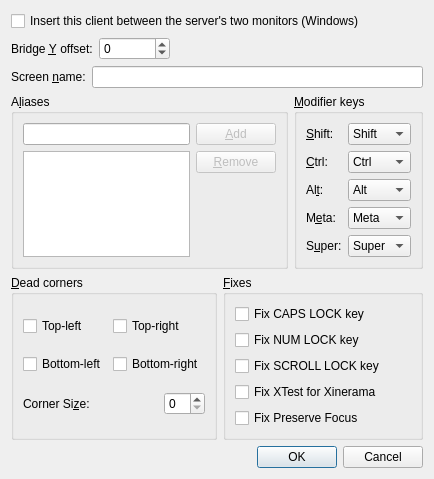
<?xml version="1.0" encoding="UTF-8"?>
<ui version="4.0">
 <class>ScreenSettingsDialog</class>
 <widget class="QDialog" name="ScreenSettingsDialog">
  <property name="geometry">
   <rect>
    <x>0</x>
    <y>0</y>
    <width>434</width>
    <height>437</height>
   </rect>
  </property>
  <property name="windowTitle">
   <string>Screen Settings</string>
  </property>
  <layout class="QVBoxLayout">
   <item>
    <widget class="QCheckBox" name="m_pCheckBoxMonitorBridge">
     <property name="text">
      <string>Insert this client between the server's two monitors (Windows)</string>
     </property>
     <property name="toolTip">
      <string>Select exactly one remote client. With two horizontal server monitors, their inner edges lead to this client. With three local monitors, normal routing is used. No client update is needed.</string>
     </property>
    </widget>
   </item>
   <item>
    <layout class="QHBoxLayout">
     <item>
      <widget class="QLabel" name="label_MonitorBridgeYOffset">
       <property name="text">
        <string>Bridge &amp;Y offset:</string>
       </property>
       <property name="buddy">
        <cstring>m_pSpinBoxMonitorBridgeYOffset</cstring>
       </property>
      </widget>
     </item>
     <item>
      <widget class="QSpinBox" name="m_pSpinBoxMonitorBridgeYOffset">
       <property name="toolTip">
        <string>Vertical alignment between this client's seam and the server's monitor seam. Positive values mean this client's top edge sits lower relative to the server's virtual desktop; negative values mean it sits higher. 0 (default) places this client top edge at server-global Y=0; it does not automatically align monitor tops. Values are in pixels.</string>
       </property>
       <property name="minimum">
        <number>-2147483648</number>
       </property>
       <property name="maximum">
        <number>2147483647</number>
       </property>
      </widget>
     </item>
     <item>
      <spacer>
       <property name="orientation">
        <enum>Qt::Horizontal</enum>
       </property>
       <property name="sizeHint" stdset="0">
        <size>
         <width>40</width>
         <height>20</height>
        </size>
       </property>
      </spacer>
     </item>
    </layout>
   </item>
   <item>
    <layout class="QHBoxLayout">
     <item>
      <widget class="QLabel" name="label_7">
       <property name="text">
        <string>Screen &amp;name:</string>
       </property>
       <property name="buddy">
        <cstring>m_pLineEditName</cstring>
       </property>
      </widget>
     </item>
     <item>
      <widget class="QLineEdit" name="m_pLineEditName"/>
     </item>
    </layout>
   </item>
   <item>
    <layout class="QHBoxLayout">
     <item>
      <widget class="QGroupBox" name="m_pGroupAliases">
       <property name="enabled">
        <bool>true</bool>
       </property>
       <property name="title">
        <string>A&amp;liases</string>
       </property>
       <property name="checked">
        <bool>false</bool>
       </property>
       <layout class="QGridLayout">
        <item row="0" column="0">
         <widget class="QLineEdit" name="m_pLineEditAlias"/>
        </item>
        <item row="0" column="1">
         <widget class="QPushButton" name="m_pButtonAddAlias">
          <property name="enabled">
           <bool>false</bool>
          </property>
          <property name="text">
           <string>&amp;Add</string>
          </property>
         </widget>
        </item>
        <item row="1" column="0" rowspan="2">
         <widget class="QListWidget" name="m_pListAliases">
          <property name="selectionMode">
           <enum>QAbstractItemView::ExtendedSelection</enum>
          </property>
         </widget>
        </item>
        <item row="1" column="1">
         <widget class="QPushButton" name="m_pButtonRemoveAlias">
          <property name="enabled">
           <bool>false</bool>
          </property>
          <property name="text">
           <string>&amp;Remove</string>
          </property>
         </widget>
        </item>
        <item row="2" column="1">
         <spacer>
          <property name="orientation">
           <enum>Qt::Vertical</enum>
          </property>
          <property name="sizeHint" stdset="0">
           <size>
            <width>20</width>
            <height>126</height>
           </size>
          </property>
         </spacer>
        </item>
       </layout>
      </widget>
     </item>
     <item>
      <widget class="QGroupBox" name="m_pGroupModifiers">
       <property name="title">
        <string>&amp;Modifier keys</string>
       </property>
       <property name="checked">
        <bool>false</bool>
       </property>
       <layout class="QGridLayout">
        <item row="0" column="0">
         <widget class="QLabel" name="label_2">
          <property name="text">
           <string>&amp;Shift:</string>
          </property>
          <property name="buddy">
           <cstring>m_pComboBoxShift</cstring>
          </property>
         </widget>
        </item>
        <item row="0" column="1">
         <widget class="QComboBox" name="m_pComboBoxShift">
          <item>
           <property name="text">
            <string>Shift</string>
           </property>
          </item>
          <item>
           <property name="text">
            <string>Ctrl</string>
           </property>
          </item>
          <item>
           <property name="text">
            <string>Alt</string>
           </property>
          </item>
          <item>
           <property name="text">
            <string>Meta</string>
           </property>
          </item>
          <item>
           <property name="text">
            <string>Super</string>
           </property>
          </item>
          <item>
           <property name="text">
            <string>None</string>
           </property>
          </item>
         </widget>
        </item>
        <item row="1" column="0">
         <widget class="QLabel" name="label_3">
          <property name="text">
           <string>&amp;Ctrl:</string>
          </property>
          <property name="buddy">
           <cstring>m_pComboBoxCtrl</cstring>
          </property>
         </widget>
        </item>
        <item row="1" column="1">
         <widget class="QComboBox" name="m_pComboBoxCtrl">
          <property name="currentIndex">
           <number>1</number>
          </property>
          <item>
           <property name="text">
            <string>Shift</string>
           </property>
          </item>
          <item>
           <property name="text">
            <string>Ctrl</string>
           </property>
          </item>
          <item>
           <property name="text">
            <string>Alt</string>
           </property>
          </item>
          <item>
           <property name="text">
            <string>Meta</string>
           </property>
          </item>
          <item>
           <property name="text">
            <string>Super</string>
           </property>
          </item>
          <item>
           <property name="text">
            <string>None</string>
           </property>
          </item>
         </widget>
        </item>
        <item row="2" column="0">
         <widget class="QLabel" name="label_4">
          <property name="text">
           <string>Al&amp;t:</string>
          </property>
          <property name="buddy">
           <cstring>m_pComboBoxAlt</cstring>
          </property>
         </widget>
        </item>
        <item row="2" column="1">
         <widget class="QComboBox" name="m_pComboBoxAlt">
          <property name="currentIndex">
           <number>2</number>
          </property>
          <item>
           <property name="text">
            <string>Shift</string>
           </property>
          </item>
          <item>
           <property name="text">
            <string>Ctrl</string>
           </property>
          </item>
          <item>
           <property name="text">
            <string>Alt</string>
           </property>
          </item>
          <item>
           <property name="text">
            <string>Meta</string>
           </property>
          </item>
          <item>
           <property name="text">
            <string>Super</string>
           </property>
          </item>
          <item>
           <property name="text">
            <string>None</string>
           </property>
          </item>
         </widget>
        </item>
        <item row="3" column="0">
         <widget class="QLabel" name="label_5">
          <property name="text">
           <string>M&amp;eta:</string>
          </property>
          <property name="buddy">
           <cstring>m_pComboBoxMeta</cstring>
          </property>
         </widget>
        </item>
        <item row="3" column="1">
         <widget class="QComboBox" name="m_pComboBoxMeta">
          <property name="currentIndex">
           <number>3</number>
          </property>
          <item>
           <property name="text">
            <string>Shift</string>
           </property>
          </item>
          <item>
           <property name="text">
            <string>Ctrl</string>
           </property>
          </item>
          <item>
           <property name="text">
            <string>Alt</string>
           </property>
          </item>
          <item>
           <property name="text">
            <string>Meta</string>
           </property>
          </item>
          <item>
           <property name="text">
            <string>Super</string>
           </property>
          </item>
          <item>
           <property name="text">
            <string>None</string>
           </property>
          </item>
         </widget>
        </item>
        <item row="4" column="0">
         <widget class="QLabel" name="label_6">
          <property name="text">
           <string>S&amp;uper:</string>
          </property>
          <property name="buddy">
           <cstring>m_pComboBoxSuper</cstring>
          </property>
         </widget>
        </item>
        <item row="4" column="1">
         <widget class="QComboBox" name="m_pComboBoxSuper">
          <property name="currentIndex">
           <number>4</number>
          </property>
          <item>
           <property name="text">
            <string>Shift</string>
           </property>
          </item>
          <item>
           <property name="text">
            <string>Ctrl</string>
           </property>
          </item>
          <item>
           <property name="text">
            <string>Alt</string>
           </property>
          </item>
          <item>
           <property name="text">
            <string>Meta</string>
           </property>
          </item>
          <item>
           <property name="text">
            <string>Super</string>
           </property>
          </item>
          <item>
           <property name="text">
            <string>None</string>
           </property>
          </item>
         </widget>
        </item>
        <item row="5" column="0">
         <spacer>
          <property name="orientation">
           <enum>Qt::Vertical</enum>
          </property>
          <property name="sizeHint" stdset="0">
           <size>
            <width>20</width>
            <height>40</height>
           </size>
          </property>
         </spacer>
        </item>
       </layout>
      </widget>
     </item>
    </layout>
   </item>
   <item>
    <layout class="QHBoxLayout">
     <item>
      <widget class="QGroupBox" name="m_pGroupSwitchCorners">
       <property name="title">
        <string>&amp;Dead corners</string>
       </property>
       <property name="checked">
        <bool>false</bool>
       </property>
       <layout class="QGridLayout">
        <item row="0" column="0">
         <widget class="QCheckBox" name="m_pCheckBoxCornerTopLeft">
          <property name="text">
           <string>Top-left</string>
          </property>
         </widget>
        </item>
        <item row="0" column="1">
         <widget class="QCheckBox" name="m_pCheckBoxCornerTopRight">
          <property name="text">
           <string>Top-right</string>
          </property>
         </widget>
        </item>
        <item row="1" column="0">
         <widget class="QCheckBox" name="m_pCheckBoxCornerBottomLeft">
          <property name="text">
           <string>Bottom-left</string>
          </property>
         </widget>
        </item>
        <item row="1" column="1">
         <widget class="QCheckBox" name="m_pCheckBoxCornerBottomRight">
          <property name="text">
           <string>Bottom-right</string>
          </property>
         </widget>
        </item>
        <item row="2" column="0" colspan="2">
         <layout class="QHBoxLayout">
          <item>
           <widget class="QLabel" name="label">
            <property name="text">
             <string>Corner Si&amp;ze:</string>
            </property>
            <property name="buddy">
             <cstring>m_pSpinBoxSwitchCornerSize</cstring>
            </property>
           </widget>
          </item>
          <item>
           <spacer>
            <property name="orientation">
             <enum>Qt::Horizontal</enum>
            </property>
            <property name="sizeHint" stdset="0">
             <size>
              <width>40</width>
              <height>20</height>
             </size>
            </property>
           </spacer>
          </item>
          <item>
           <widget class="QSpinBox" name="m_pSpinBoxSwitchCornerSize"/>
          </item>
         </layout>
        </item>
       </layout>
      </widget>
     </item>
     <item>
      <widget class="QGroupBox" name="m_pGroupFixes">
       <property name="title">
        <string>&amp;Fixes</string>
       </property>
       <property name="checked">
        <bool>false</bool>
       </property>
       <layout class="QGridLayout">
        <item row="0" column="0">
         <widget class="QCheckBox" name="m_pCheckBoxCapsLock">
          <property name="text">
           <string>Fix CAPS LOCK key</string>
          </property>
         </widget>
        </item>
        <item row="1" column="0">
         <widget class="QCheckBox" name="m_pCheckBoxNumLock">
          <property name="text">
           <string>Fix NUM LOCK key</string>
          </property>
         </widget>
        </item>
        <item row="2" column="0">
         <widget class="QCheckBox" name="m_pCheckBoxScrollLock">
          <property name="text">
           <string>Fix SCROLL LOCK key</string>
          </property>
         </widget>
        </item>
        <item row="3" column="0">
         <widget class="QCheckBox" name="m_pCheckBoxXTest">
          <property name="text">
           <string>Fix XTest for Xinerama</string>
          </property>
          <property name="checked">
           <bool>false</bool>
          </property>
         </widget>
        </item>
	<item row="4" column="0">
         <widget class="QCheckBox" name="m_pCheckBoxPreserveFocus">
          <property name="text">
           <string>Fix Preserve Focus</string>
          </property>
          <property name="checked">
           <bool>false</bool>
          </property>
         </widget>
        </item>
        <item row="5" column="0">
         <spacer>
          <property name="orientation">
           <enum>Qt::Vertical</enum>
          </property>
          <property name="sizeHint" stdset="0">
           <size>
            <width>20</width>
            <height>40</height>
           </size>
          </property>
         </spacer>
        </item>
       </layout>
      </widget>
     </item>
    </layout>
   </item>
   <item>
    <spacer>
     <property name="orientation">
      <enum>Qt::Vertical</enum>
     </property>
     <property name="sizeHint" stdset="0">
      <size>
       <width>20</width>
       <height>40</height>
      </size>
     </property>
    </spacer>
   </item>
   <item>
    <widget class="QDialogButtonBox" name="m_pButtonBox">
     <property name="orientation">
      <enum>Qt::Horizontal</enum>
     </property>
     <property name="standardButtons">
      <set>QDialogButtonBox::Cancel|QDialogButtonBox::Ok</set>
     </property>
    </widget>
   </item>
  </layout>
 </widget>
 <resources/>
 <connections>
  <connection>
   <sender>m_pButtonBox</sender>
   <signal>accepted()</signal>
   <receiver>ScreenSettingsDialog</receiver>
   <slot>accept()</slot>
   <hints>
    <hint type="sourcelabel">
     <x>222</x>
     <y>502</y>
    </hint>
    <hint type="destinationlabel">
     <x>157</x>
     <y>274</y>
    </hint>
   </hints>
  </connection>
  <connection>
   <sender>m_pButtonBox</sender>
   <signal>rejected()</signal>
   <receiver>ScreenSettingsDialog</receiver>
   <slot>reject()</slot>
   <hints>
    <hint type="sourcelabel">
     <x>290</x>
     <y>508</y>
    </hint>
    <hint type="destinationlabel">
     <x>286</x>
     <y>274</y>
    </hint>
   </hints>
  </connection>
 </connections>
</ui>
